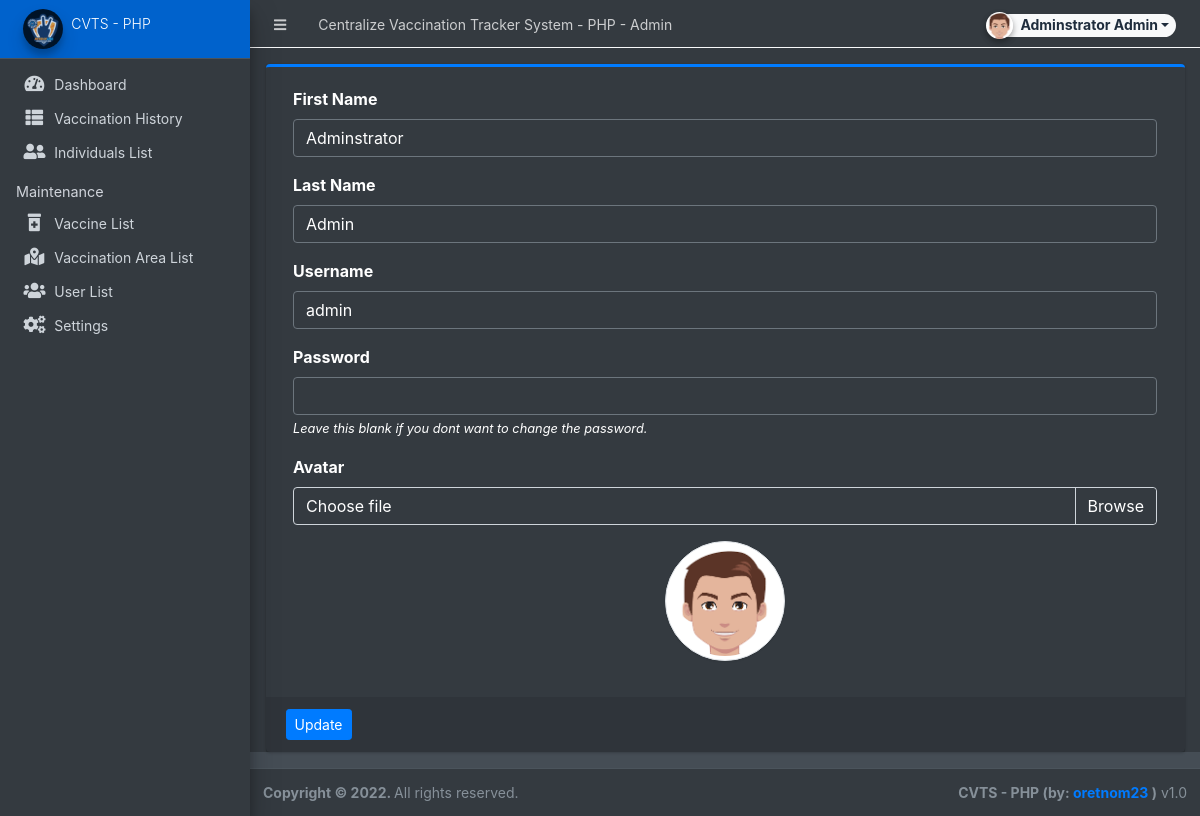
The app's page /admin/?page=user (signed in) with its own data.
### tables this page shows
CREATE TABLE `users` (
  `id` int(50) NOT NULL,
  `firstname` varchar(250) NOT NULL,
  `lastname` varchar(250) NOT NULL,
  `username` text NOT NULL,
  `password` text NOT NULL,
  `avatar` text DEFAULT NULL,
  `last_login` datetime DEFAULT NULL,
  `type` tinyint(1) NOT NULL DEFAULT 0,
  `location_id` int(30) DEFAULT NULL,
  `date_added` datetime NOT NULL DEFAULT current_timestamp(),
  `date_updated` datetime DEFAULT NULL ON UPDATE current_timestamp()
);

### classes/DBConnection.php (called while the page is built, shortened)
<?php
class DBConnection{
    private $host = DB_SERVER;
    private $username = DB_USERNAME;
    private $password = DB_PASSWORD;
    private $database = DB_NAME;
    public $conn;
    public function __construct(){
        if (!isset($this->conn)) {
            $this->conn = new mysqli($this->host, $this->username, $this->password, $this->database);
        }
    }
}
?>

### classes/SystemSettings.php (called while the page is built, shortened)
<?php
class SystemSettings extends DBConnection{
	function userdata($field = ''){
		if(!empty($field)){
			if(isset($_SESSION['userdata'][$field]))
				return $_SESSION['userdata'][$field];
			else
				return null;
		}else{
			return false;
		}
	}
}
$_settings = new SystemSettings();
?>

### config.php (called while the page is built, shortened)
<?php
require_once('classes/DBConnection.php');
require_once('classes/SystemSettings.php');
function validate_image($file){
	if(!empty($file)){
        $ex = explode('?',$file);
        $file = $ex[0];
        $param =  isset($ex[1]) ? '?'.$ex[1]  : '';
		if(is_file(base_app.$file)){
			return base_url.$file.$param;
		}else{
			return base_url.'dist/img/no-image-available.png';
		}
	}else{
		return base_url.'dist/img/no-image-available.png';
	}
}
?>

### admin/user/index.php (the view, shortened to what this page needs)
<?php
$user = $conn->query("SELECT * FROM users where id ='".$_settings->userdata('id')."'");
foreach($user->fetch_array() as $k =>$v){
	$meta[$k] = $v;
}
?>
<div class="card card-outline card-primary">
	<div class="card-body">
		<div class="container-fluid">
			<form action="" id="manage-user">
				<div class="form-group">
					<label for="name">First Name</label>
					<input type="text" name="firstname" id="firstname" class="form-control" value="<?php echo isset($meta['firstname']) ? $meta['firstname']: '' ?>" required>
				</div>
				<div class="form-group">
					<label for="name">Last Name</label>
					<input type="text" name="lastname" id="lastname" class="form-control" value="<?php echo isset($meta['lastname']) ? $meta['lastname']: '' ?>" required>
				</div>
				<div class="form-group">
					<label for="username">Username</label>
					<input type="text" name="username" id="username" class="form-control" value="<?php echo isset($meta['username']) ? $meta['username']: '' ?>" required  autocomplete="off">
				</div>
				<div class="form-group">
					<label for="password">Password</label>
					<input type="password" name="password" id="password" class="form-control" value="" autocomplete="off">
					<small><i>Leave this blank if you dont want to change the password.</i></small>
				</div>
				<div class="form-group">
					<label for="" class="control-label">Avatar</label>
					<div class="custom-file">
		              <label class="custom-file-label" for="customFile">Choose file</label>
		            </div>
				</div>
				<div class="form-group d-flex justify-content-center">
					<img src="<?php echo validate_image(isset($meta['avatar']) ? $meta['avatar'] :'') ?>" alt="" id="cimg" class="img-fluid img-thumbnail">
				</div>
			</form>
		</div>
	</div>
	<div class="card-footer">
			<div class="col-md-12">
				<div class="row">
					<button class="btn btn-sm btn-primary" form="manage-user">Update</button>
				</div>
			</div>
		</div>
</div>

### admin/user/index.php (style rules this page uses)
img#cimg { height: 15vh; width: 15vh; object-fit: cover; border-radius: 100% 100%; }

### records on screen
users: firstname "Adminstrator", lastname "Admin", username "admin", avatar (picture)

### other values on screen
$_settings->info('name') "Centralize Vaccination Tracker System - PHP"
$_settings->userdata('firstname').' '.$_settings->userdata('lastname') "Adminstrator Admin"
$_settings->info('short_name') "CVTS - PHP"
